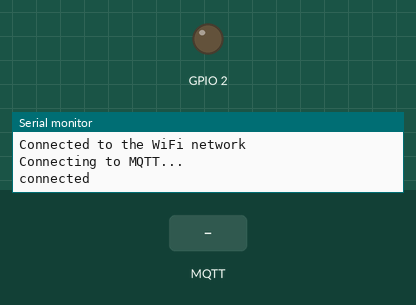
Recording of a sketch running on a simulated ESP8266 (NodeMCU). On the bench: output pins drawn as LEDs (lit = HIGH), the last lines printed to the serial monitor. The test bench sets the inputs (shaded band). WiFi joins after 1.5 s; servers stay silent unless stated; no MQTT or app messages arrive unless stated.

Above: at 2.7 s.
2.8 s: MQTT message "test" arrives on the second subscribed topic
At 3.8 s:
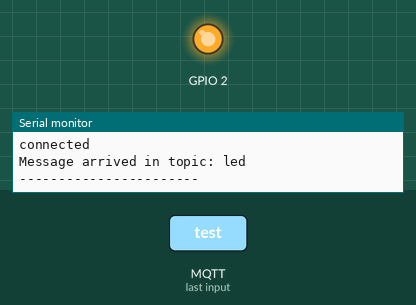
4.3 s: MQTT message "on" arrives on the second subscribed topic
At 4.9 s:
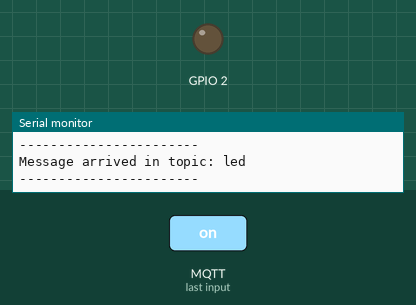
5.8 s: MQTT message "led" arrives on the second subscribed topic
At 6.1 s:
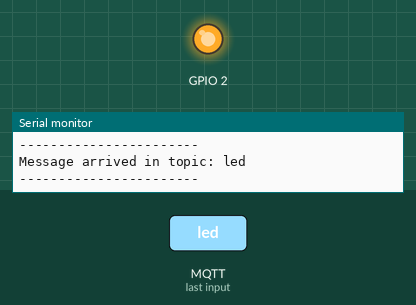
Timing chart, 0 to 8.8 s (numbered marks = the images above; inputs shaded):
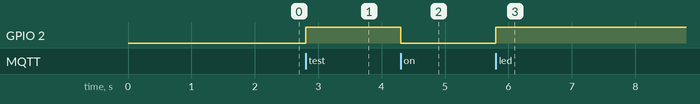

Measured:
- after the input at 2.8 s, GPIO 2: LOW → HIGH at once
- after the input at 4.3 s, GPIO 2: HIGH → LOW at once
- after the input at 5.8 s, GPIO 2: LOW → HIGH at once

The sketch:

NewMqttServerSample.ino
```cpp
#include <ESP8266WiFi.h>;
#include <PubSubClient.h>;

const char* ssid = "ETUNET-asistan";
const char* password =  "tobb1234";
const char* mqttServer = "m24.cloudmqtt.com";
const int mqttPort = 16309;
const char* mqttUser = "cissktzx";
const char* mqttPassword = "zZ0msIVHewh2";

WiFiClient espClient;
PubSubClient client(espClient);

void setup() {
  pinMode(2,OUTPUT);
  Serial.begin(115200);
  WiFi.begin(ssid, password);

  while (WiFi.status() != WL_CONNECTED) {
    delay(500);
    Serial.println("Connecting to WiFi..");
  }
  Serial.println("Connected to the WiFi network");

  client.setServer(mqttServer, mqttPort);
  client.setCallback(callback);

  while (!client.connected()) {
    Serial.println("Connecting to MQTT...");
    if (client.connect("ESP8266Client", mqttUser, mqttPassword )) {
      Serial.println("connected");
    } else {
      Serial.print("failed with state ");
      Serial.print(client.state());
      delay(2000);
    }
  }

  client.publish("test", "Hello from ESP8266");
  client.subscribe("test");
  client.subscribe("led");
}

void callback(char* topic, byte* payload, unsigned int length) {
  Serial.print("Message arrived in topic: ");
  Serial.println(topic);

  String temp = topic;
  if(temp.equals("test")){
    Serial.print("Message:");
    for (int i = 0; i<length; i++) {
      Serial.print((char)payload[i]);
    }
  }
  else if(temp.equals("led")){
      String s = "";
      for (int i = 0; i<length; i++) {
        s += (char)payload[i];
      }
      if(s.equals("on"))
        digitalWrite(2,LOW);
      else
        digitalWrite(2,HIGH);
  }

  Serial.println();
  Serial.println("-----------------------");
}

void loop() {
  client.loop();
}
```
